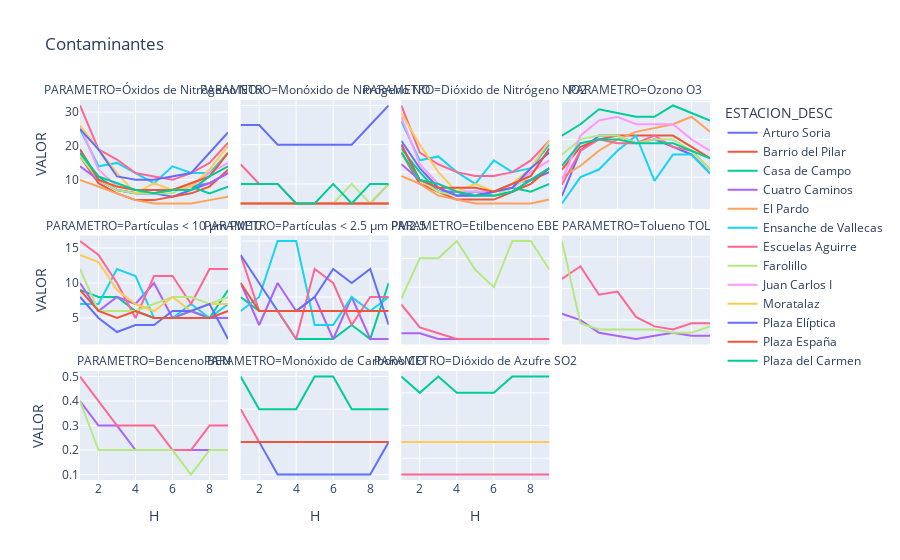

Notebook code for this chart:
### Code cell
fig = px.line(cont.DataFrame(), x="H", y="VALOR", color="ESTACION_DESC", facet_col='PARAMETRO',facet_col_wrap=4 ,title='Contaminantes ')
fig.update_yaxes(matches=None)
fig.show()
